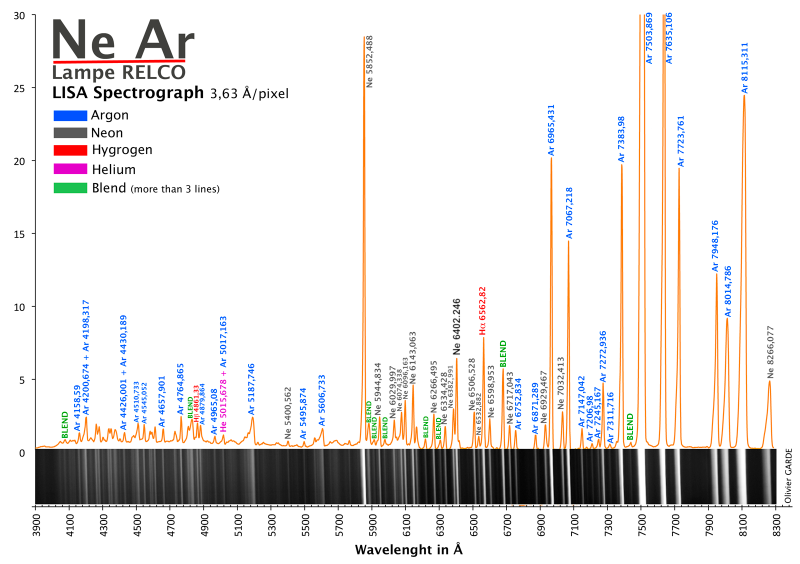
#> input picture Spettro/28_marzo_2023/Spectrum_calibration.png, 1600 x 1128 px (shown at 1/2 size)
$ python sirius_temp_28_09.py
#> lines starting #> are read from the running program, lines starting #| are printed output that depends on the picture
from astropy.io import fits
from matplotlib import pyplot as plt
import numpy as np
from scipy.optimize import curve_fit
from scipy import ndimage
import os
from skimage import io
from tracefns import *


os.chdir('./28_marzo_2023')

image_names = ["sirius.fit", "sirius2.fit"]
dark_names = ["dark_1.fit", "dark_2.fit"]
flat_names = ["flat_1.fit", "flat_2.fit", "flat_3.fit", "flat_4.fit", "flat_5.fit"]

calibrator = np.flip(io.imread("Spectrum_calibration.png", as_gray = True), axis = 0)
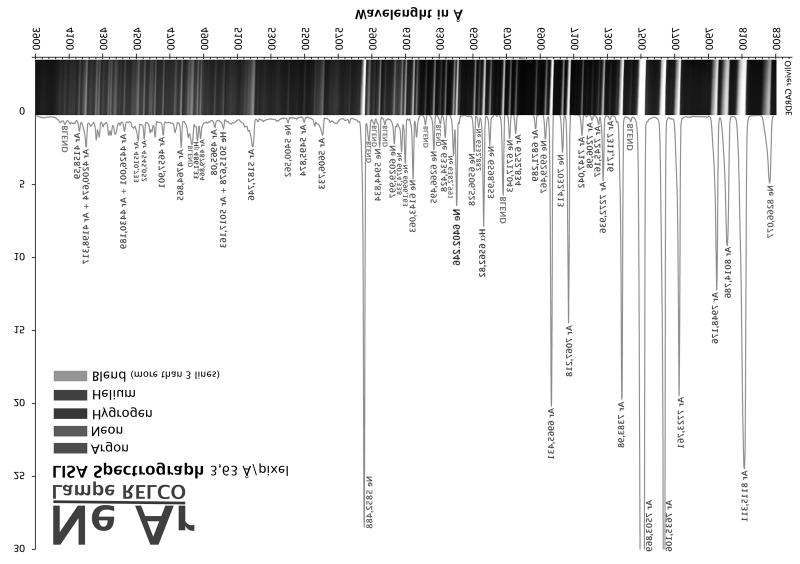
#> calibrator: shape (1128, 1600) float64 (shown at 1/2 size); min 0, max 1, mean 0.892


################	GENERAL OBSERVATION DATA	################
ra_ICRS = 101.28715533
dec_ICRS = -16.71611586
phi = 43.722094
L = 10.4079
height = 4


# [87 lines left out: functions ImagePlot, SpectrumPlot, MakeMasterFlat, LinFit, PolyFit, not called in this run]


def ExpFit(x, a, b, c):
	return np.exp(a*(x-b)) + c


# [560 lines left out: functions AtmosphericTau, FitCenter, FineRotate, ExtractSpectrum, CalibrateSpectrum, UseCalibrator and 6 more, not called in this run]


if __name__ == '__main__':
#> (the run stopped early here; a loop or call above may not have finished)
